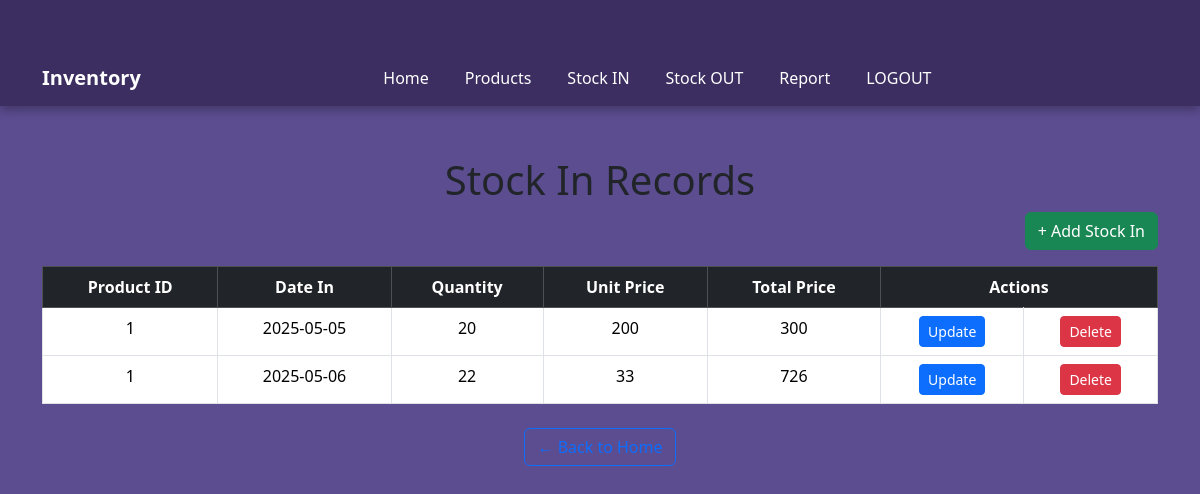
The page /stockin_select.php on the database its author committed.
### tables this page shows
CREATE TABLE `stock_in` (
  `Product_Id` int(11) NOT NULL,
  `Date` date NOT NULL DEFAULT current_timestamp(),
  `Quantity` int(11) NOT NULL,
  `Unit_Price` int(11) NOT NULL,
  `Total_Price` int(11) NOT NULL
);

### stockin_select.php (the view, shortened to what this page needs)
<?php include("connect.php"); ?>
<!DOCTYPE html>
<html lang="en">
<head>
    <link href="https://cdn.jsdelivr.net/npm/bootstrap@5.3.0/dist/css/bootstrap.min.css" rel="stylesheet">
  <link href="https://cdn.jsdelivr.net/npm/bootstrap@5.3.3/dist/css/bootstrap.min.css" rel="stylesheet">
</head>
<body>
<nav class="navbar navbar-expand-lg navbar-custom">
  <div class="container">
    <a class="navbar-brand text-white fw-bold" href="#">Inventory</a>
    <div class="collapse navbar-collapse justify-content-center" id="navMenu">
      <ul class="navbar-nav">
        <li class="nav-item"><a class="nav-link" href="#">Home</a></li>
        <li class="nav-item"><a class="nav-link" href="product.php">Products</a></li>
        <li class="nav-item"><a class="nav-link" href="stock_in.php">Stock IN</a></li>
        <li class="nav-item"><a class="nav-link" href="stockout.php">Stock OUT</a></li>
        <li class="nav-item"><a class="nav-link" href="report.php">Report</a></li>
        <li class="nav-item"><a class="nav-link" href="logout.php">LOGOUT</a></li>
      </ul>
    </div>
  </div>
</nav>
<div class="container">
    <h1 class="text-center">Stock In Records</h1>
    <div class="text-end mb-3">
        <a href="stock_in.php" class="btn btn-success">+ Add Stock In</a>
    </div>
    <table class="table table-bordered table-hover text-center">
        <thead class="table-dark">
            <tr>
                <th>Product ID</th>
                <th>Date In</th>
                <th>Quantity</th>
                <th>Unit Price</th>
                <th>Total Price</th>
                <th colspan="2">Actions</th>
            </tr>
        </thead>
        <tbody>
            <?php
            $sql = "SELECT * FROM `stock_in`";
            $query = mysqli_query($conn, $sql);
            if ($query && mysqli_num_rows($query) > 0) {
                while ($row = mysqli_fetch_assoc($query)) {
                    echo "<tr>
                        <td>{$row['Product_Id']}</td>
                        <td>{$row['Date']}</td>
                        <td>{$row['Quantity']}</td>
                        <td>{$row['Unit_Price']}</td>
                        <td>{$row['Total_Price']}</td>
                        <td><a href='stockin_update.php?id={$row['Product_Id']}' class='btn btn-primary btn-sm'>Update</a></td>
                        <td><a href='stockin_delete.php?id={$row['Product_Id']}' class='btn btn-danger btn-sm'>Delete</a></td>
                    </tr>";
                }
            } else {
                echo "<tr><td colspan='7'>No stock-in records found.</td></tr>";
            }
            ?>
        </tbody>
    </table>
    <div class="text-center mt-4">
        <a href="index.php" class="btn btn-outline-primary">← Back to Home</a>
    </div>
</div>
</body>
</html>

### stockin_select.php (style rules this page uses)
body { background-color: #f0f2f5; font-family: Arial, sans-serif; }
.container { margin-top: 50px; }
h1 { color: #1877f2; margin-bottom: 30px; }
.btn-primary, .btn-danger, .btn-success { padding: 6px 12px; }
a { text-decoration: none; }
table { background-color: white; }
body { background-color: #5c4d91; font-family: 'Segoe UI', Tahoma, Geneva, Verdana, sans-serif; }
.navbar-custom { background-color: #3c2e61; box-shadow: 0 4px 10px rgba(0, 0, 0, 0.3); }
.navbar-nav .nav-link { color: #fff !important; font-weight: 500; margin: 0 10px; position: relative; transition: all 0.3s ease-in-out; }
.navbar-nav .nav-link::after { content: ''; position: absolute; bottom: 0; left: 0; width: 0%; height: 3px; background-color: #ffc107; transition: width 0.4s ease-in-out; }

### rows shown on the page
stock_in: Product_Id "1", Date "2025-05-05", Quantity "20", Unit_Price "200", Total_Price "300"
stock_in: Product_Id "1", Date "2025-05-06", Quantity "22", Unit_Price "33", Total_Price "726"
